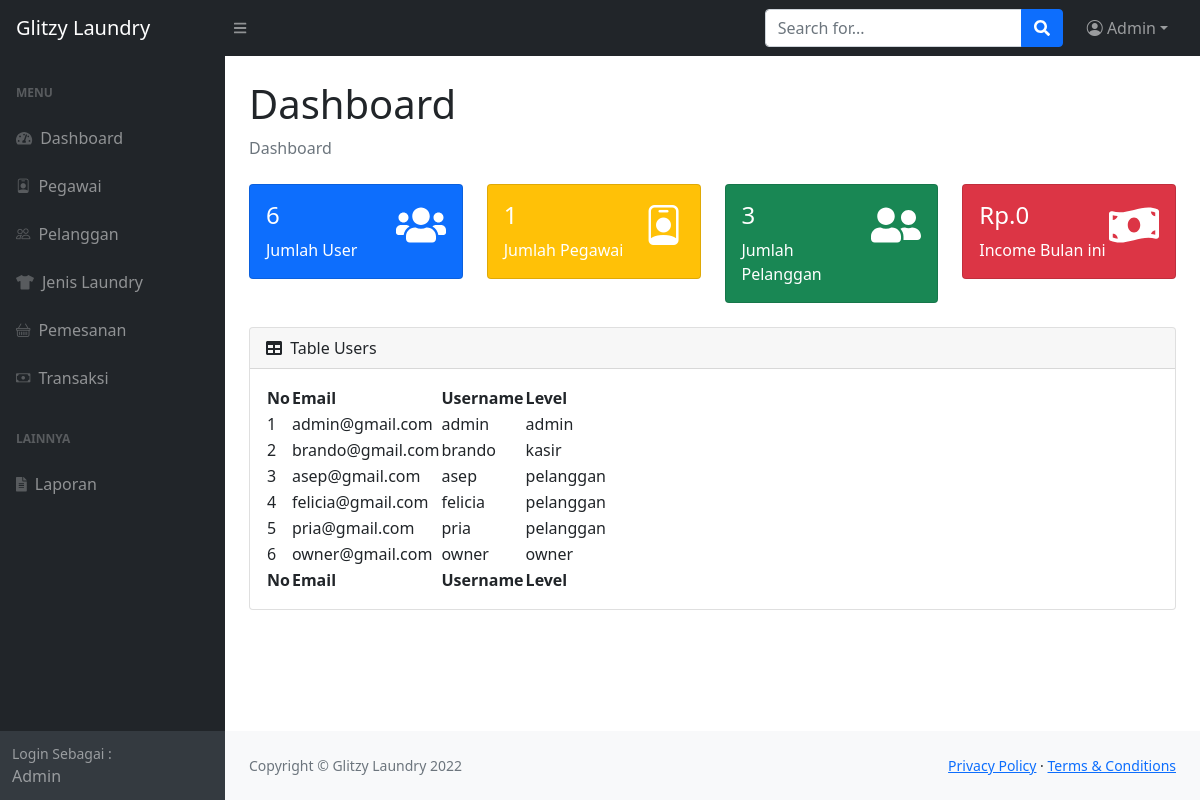
Page /dashboard.php (signed in) on the committed database.
### tables this page shows
CREATE TABLE `users` (
  `id_users` int(11) NOT NULL,
  `email` varchar(50) NOT NULL,
  `username` varchar(50) NOT NULL,
  `password` varchar(50) NOT NULL,
  `kontak` varchar(15) NOT NULL,
  `jk` varchar(20) NOT NULL,
  `alamat` text NOT NULL,
  `level` varchar(20) NOT NULL
);

### dashboard.php (the view, shortened to what this page needs)
<?php
    include "include/connection.php";
    $query = "SELECT COUNT(id_users) AS juser FROM users";
    $sql = mysqli_query($conn, $query);
    $data = mysqli_fetch_array($sql);
    $jml_user = $data['juser'];
    $query3 = "SELECT COUNT(id_pegawai) AS jpegawai FROM pegawai";
    $sql3 = mysqli_query($conn, $query3);
    $data3 = mysqli_fetch_array($sql3);
    $jml_pegawai = $data3['jpegawai'];
    $query4 = "SELECT COUNT(id_users) AS jpelanggan FROM users WHERE level = 'pelanggan'";
    $sql4 = mysqli_query($conn, $query4);
    $data4 = mysqli_fetch_array($sql4);
    $jml_pelanggan = $data4['jpelanggan'];
    $bulan = date('m');
    $query5 = "SELECT SUM(total) AS pemasukan FROM transaksi WHERE status = 'lunas' OR status = 'diterima' AND MONTH(tanggal_antar) = '$bulan'";
    $sql5 = mysqli_query($conn, $query5);
    $data5 = mysqli_fetch_array($sql5);
    $row = mysqli_num_rows($sql5);
    if($row > 0){
        $pemasukan = number_format($data5['pemasukan']);
    }
    else{
        $pemasukan = 0;
    }
    $query2 = "SELECT * FROM users";
    $sql2 = mysqli_query($conn, $query2);
?>
<!DOCTYPE html>
<html lang="en">
    <head>
        <link href="https://cdn.jsdelivr.net/npm/simple-datatables@latest/dist/style.css" rel="stylesheet" />
        <link href="https://cdn.jsdelivr.net/npm/bootstrap-icons@1.5.0/font/bootstrap-icons.css" rel="stylesheet" type="text/css" />
        <link href="css/dashboard.css" rel="stylesheet" />
    </head>
    <body class="sb-nav-fixed">
        <nav class="sb-topnav navbar navbar-expand navbar-dark bg-dark">
            <a class="navbar-brand ps-3" href="index.html">Glitzy Laundry</a>
            <button class="btn btn-link btn-sm order-1 order-lg-0 me-4 me-lg-0" id="sidebarToggle" href="#!"><i class="fas fa-bars"></i></button>
            <form class="d-none d-md-inline-block form-inline ms-auto me-0 me-md-3 my-2 my-md-0">
                <div class="input-group">
                    <input class="form-control" type="text" placeholder="Search for..." aria-label="Search for..." aria-describedby="btnNavbarSearch" />
                    <button class="btn btn-primary" id="btnNavbarSearch" type="button"><i class="fas fa-search"></i></button>
                </div>
            </form>
            <ul class="navbar-nav ms-auto ms-md-0 me-3 me-lg-4">
                <li class="nav-item dropdown">
                    <a class="nav-link dropdown-toggle" id="navbarDropdown" href="#" role="button" data-bs-toggle="dropdown" aria-expanded="false"><i class="bi-person-circle"></i> <?= $_SESSION['username']; ?></a>
                </li>
            </ul>
        </nav>
        <div id="layoutSidenav">
            <div id="layoutSidenav_nav">
            <nav class="sb-sidenav accordion sb-sidenav-dark" id="sidenavAccordion">
                    <div class="sb-sidenav-menu">
                        <?php if($_SESSION['level'] == 'admin'){ ?>
                        <div class="nav">
                            <div class="sb-sidenav-menu-heading">Menu</div>
                            <a class="nav-link" href="dashboard.php">
                                <div class="sb-nav-link-icon"><i class="fas fa-tachometer-alt"></i></div>
                                Dashboard
                            </a>
                            <a class="nav-link" href="pegawai.php">
                                <div class="sb-nav-link-icon"><i class="bi bi-person-badge"></i></div>
                                Pegawai
                            </a>
                            <a class="nav-link" href="pelanggan.php">
                                <div class="sb-nav-link-icon"><i class="bi bi-people"></i></div>
                                Pelanggan
                            </a>
                            <a class="nav-link" href="jenis_laundry.php">
                                <div class="sb-nav-link-icon"><i class="fas fa-tshirt"></i></div>
                                Jenis Laundry
                            </a>
                            <a class="nav-link" href="pemesanan.php">
                                <div class="sb-nav-link-icon"><i class="bi bi-basket"></i></div>
                                Pemesanan
                            </a>
                            <a class="nav-link" href="transaksi.php">
                                <div class="sb-nav-link-icon"><i class="bi bi-cash"></i></div>
                                Transaksi
                            </a>
                            <div class="sb-sidenav-menu-heading">Lainnya</div>
                            <a class="nav-link" href="laporan.php">
                                <div class="sb-nav-link-icon"><i class="fas fa-file-alt"></i></div>
                                Laporan
                            </a>
                        </div>
                        <?php } ?>
                    </div>
                    <div class="sb-sidenav-footer text-capitalize">
                        <div class="small">Login Sebagai :</div>
                        <?= $_SESSION['username']; ?>
                    </div>
                </nav>
            </div>
            <div id="layoutSidenav_content">
                <?php if($_SESSION['level'] == 'admin' || $_SESSION['level'] == 'kasir' || $_SESSION['level'] == 'owner'){?>
                <main>
                    <div class="container-fluid px-4">
                        <h1 class="mt-4">Dashboard</h1>
                        <ol class="breadcrumb mb-4">
                            <li class="breadcrumb-item active">Dashboard</li>
                        </ol>
                        <div class="row">
                            <div class="col-xl-3 col-md-6">
                                <div class="card bg-primary text-white mb-4">
                                    <div class="card-body d-flex justify-content-between">
                                        <div>
                                        <h4><?= $jml_user ?></h4>
                                        Jumlah User
                                        </div>
                                        <h1 class="justify-content-end"><i class="fa fa-users"></i></h1>
                                    </div>
                                </div>
                            </div>
                            <div class="col-xl-3 col-md-6">
                                <div class="card bg-warning text-white mb-4">
                                    <div class="card-body d-flex justify-content-between">
                                        <div>
                                        <h4><?= $jml_pegawai ?></h4>
                                        Jumlah Pegawai
                                        </div>
                                        <h1 class="justify-content-end"><i class="bi-person-badge"></i></h1>
                                    </div>
                                </div>
                            </div>
                            <div class="col-xl-3 col-md-6">
                                <div class="card bg-success text-white mb-4">
                                <div class="card-body d-flex justify-content-between">
                                        <div>
                                        <h4><?= $jml_pelanggan ?></h4>
                                        Jumlah Pelanggan
                                        </div>
                                        <h1 class="justify-content-end"><i class="fa fa-user-friends"></i></h1>
                                    </div>
                                </div>
                            </div>
                            <div class="col-xl-3 col-md-6">
                                <div class="card bg-danger text-white mb-4">
                                <div class="card-body d-flex justify-content-between">
                                        <div>
                                        <h4>Rp.<?= $pemasukan ?></h4>
                                        Income Bulan ini
                                        </div>
                                        <h1 class="justify-content-end"><i class="fa fa-money-bill-wave"></i></h1>
                                    </div>
                                </div>
                            </div>
                        </div>
                        <div class="card mb-4">
                            <div class="card-header">
                                <i class="fas fa-table me-1"></i>
                                Table Users
                            </div>
                            <div class="card-body">
                                <table id="datatablesSimple">
                                    <thead>
                                        <tr>
                                            <th>No</th>
                                            <th>Email</th>
                                            <th>Username</th>
                                            <th>Level</th>
                                        </tr>
                                    </thead>
                                    <tfoot>
                                        <tr>
                                            <th>No</th>
                                            <th>Email</th>
                                            <th>Username</th>
                                            <th>Level</th>
                                        </tr>
                                    </tfoot>
                                    <tbody>
                                        <?php $i=1; while($data2 = mysqli_fetch_array($sql2)){?>
                                        <tr>
                                            <td> <?= $i++ ?> </td>
                                            <td><?= $data2['email'];?></td>
                                            <td><?= $data2['username']?></td>
                                            <td><?= $data2['level']?></td>
                                        </tr>
                                        <?php } ?>
                                    </tbody>
                                </table>
                            </div>
                        </div>
                    </div>
                </main>
                <?php } ?>
                <footer class="py-4 bg-light mt-auto">
                    <div class="container-fluid px-4">
                        <div class="d-flex align-items-center justify-content-between small">
                            <div class="text-muted">Copyright &copy; Glitzy Laundry 2022</div>
                            <div>
                                <a href="#">Privacy Policy</a>
                                &middot;
                                <a href="#">Terms &amp; Conditions</a>
                            </div>
                        </div>
                    </div>
                </footer>
            </div>
        </div>
    </body>
</html>

### rows in the picture
users: email "admin@gmail.com", username "admin", level "admin"
users: email "brando@gmail.com", username "brando", level "kasir"
users: email "asep@gmail.com", username "asep", level "pelanggan"
users: email "felicia@gmail.com", username "felicia", level "pelanggan"
users: email "pria@gmail.com", username "pria", level "pelanggan"
users: email "owner@gmail.com", username "owner", level "owner"

### other values in the picture
$_SESSION['username'] "Admin"
$jml_user "6"
$jml_pegawai "1"
$jml_pelanggan "3"
$pemasukan "0"
